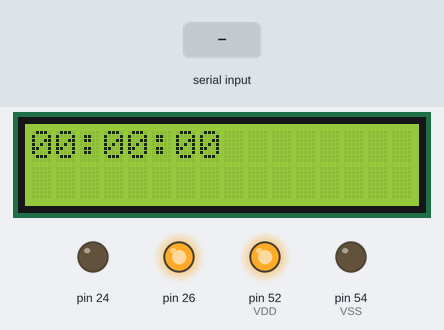
Bench run of a sketch on a simulated Arduino Mega 2560, built with avr-gcc and run on an emulated ATmega2560. Shown: 16×2 character LCD, output pins drawn as LEDs (lit = HIGH). The inputs (shaded band) are chosen by the test bench. Pins used as bus, display or sensor lines are not drawn; what the sketch prints to the serial monitor is not drawn.

Above: at 1.2 s.
1.3 s: "90,45\n" received over Serial
At 2.9 s:
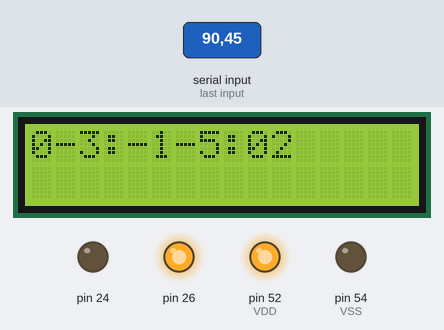
4.3 s: "5\n" received over Serial
At 6.4 s:
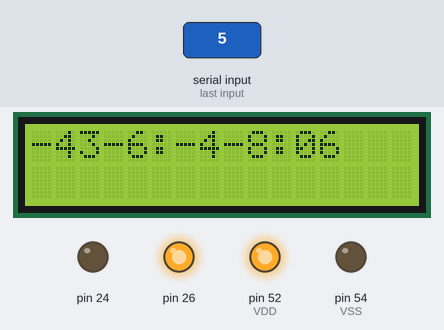
6.5 s: "90\n" received over Serial
At 9.4 s:
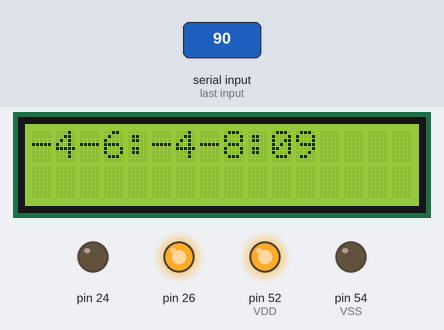
9.5 s: "200\n" received over Serial
At 13.0 s:
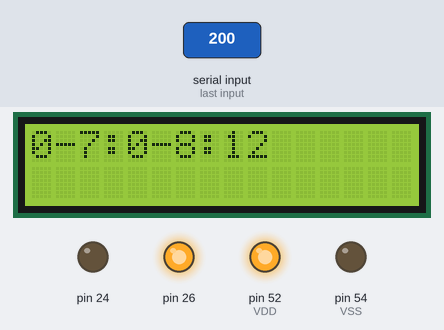
Timing chart, 0 to 13.5 s (numbered marks = the images above; inputs shaded):
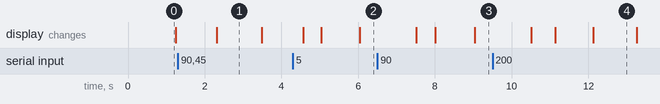

The sketch:

lab9.ino
```cpp
// include the library code:
#include <LiquidCrystal.h>
#include <avr/interrupt.h>
// initialize the library with the numbers of the interface pins
LiquidCrystal lcd(48, 46, 44, 42, 40, 38, 36, 34, 32, 30, 28);
int __counter = 0;
int _minutes;
int _millisTimestamp;


//arduino runs the setup function first, then the loop function below
void setup() {
  pinMode(24, OUTPUT); //K
  pinMode(26, OUTPUT); //A
  pinMode(54, OUTPUT); //VSS
  pinMode(52, OUTPUT); //VDD
  pinMode(50, OUTPUT); //Contrasty pin

  // digitalWrite(50, LOW);
  digitalWrite(24, LOW); //Backlight
  digitalWrite(26, HIGH); //Backlight
  digitalWrite(54, LOW); //GND
  digitalWrite(52, HIGH); //VDD
  // set up the LCD's number of columns and rows:
  lcd.begin(16, 2);
  // initialize the serial communications:
  Serial.begin(9600);
  // Timer0 is used for millis() - we'll just interrupt
  // in the middle and call the compA
  OCR0A = 0x01;
  TIMSK0 |= _BV(OCIE0A);
  _minutes = 0;
  _millisTimestamp = millis();
}

SIGNAL(TIMER0_COMPA_vect)
{
   __counter++;
   if (__counter > 14){
      digitalWrite(50,HIGH);
      __counter = 0;
   }
   else if (__counter > 3){
      digitalWrite(50, LOW);
   }
}


void displayTimer(String command) {
  int i;
  Serial.println(command);
  String time = "";
  time = String(time + command[1]);
  time = String(time + command[2]);
  time = String(time + ':');
  time = String(time + command[3]);
  time = String(time + command[4]);
  Serial.println(time);
  int hours = 10*(command[1] - '0') + (command[2] - '0');
  int minutes = 10*(command[3] - '0') + (command[4] - '0');
  _minutes = minutes + 60* hours;

}

//Here is where your code goes. Arduino runs this function in an infinite loop after running the setup function
void loop() {
  lcd.home();
  lcd.clear();
  //_minutes += 1;
  unsigned int _milisCurrent = millis();
  int _minutesCurrent = _minutes + ((_milisCurrent-_millisTimestamp)/1000/60);
  lcd.print(String(_minutesCurrent/60/10) + String(_minutesCurrent/60%10) + String(':')
                                          + String(_minutesCurrent%60/10) + String(_minutesCurrent%60%10) + String(':')
                                          + String(_milisCurrent/1000%60/10) + String(_milisCurrent/1000%60%10));
  if(Serial.available() > 0){
    String message = Serial.readString();// read a string sent from the computer
    displayTimer(message);
  }
  //sleep for 2 second
}
```

Measured:
- what the display in image 1 shows lasts 1.2 s, from 2.3 s to 3.5 s
- what the display in image 4 shows lasts 1.2 s, from 12.1 s to 13.3 s
